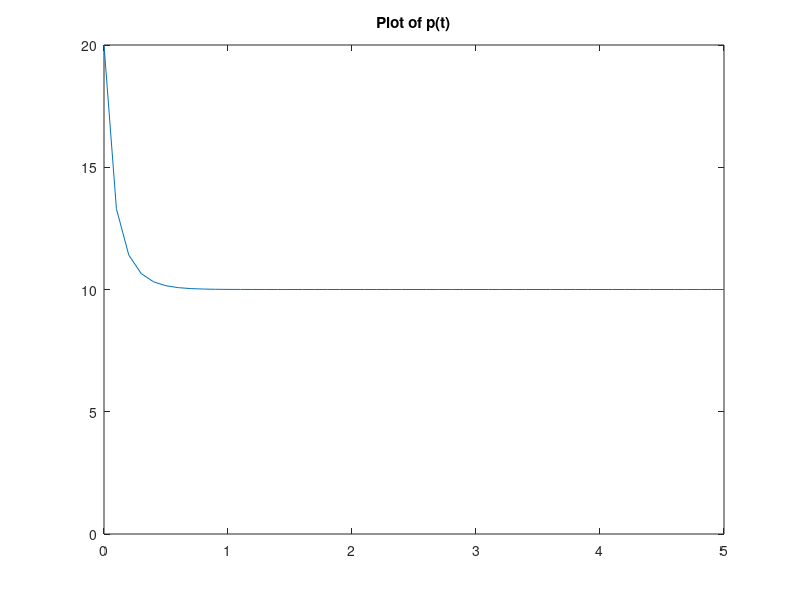

Recreate this plot in MATLAB. (Note: this script raises an error after producing the figure.)
p_t = @(t) 200./(20-10*exp(-7*t));
%% a
t = 0:0.1:5;
figure(1);
plot(t, p_t(t));
axis([0,5,0,20]);
title('Plot of p(t)');
hold on;
%% b
y0 = 20;
tEnd = 5;
figure(2);
for i=0:5
    dt = 0.5^i;
    t = 0:dt:tEnd;
    error = sqrt(dt*0.2)*norm(p_t(t)-Euler(y0,dt,tEnd));
    fprintf('Explicit Euler with dt=%f ,error is %f.\n',dt,error);
    plot(t,Euler(y0,dt,tEnd));    
    hold on;
end
title('Explicit Euler');
axis([0,5,0,20]);
legend('dt=1','dt=1/2','dt=1/4','dt=1/8','dt=1/16','dt=1/32','Location','southeast');

figure(3);
for i=0:5   
    dt = 0.5^i;
    t = 0:dt:tEnd;
    error = sqrt(dt*0.2)*norm(p_t(t)-Heun(y0,dt,tEnd));
    fprintf('Explicit Heun with dt=%f ,error is %f.\n',dt,error);
    plot(t,Heun(y0,dt,tEnd));
    hold on;
end
title('Heun');
axis([0,5,0,20]);
legend('dt=1','dt=1/2','dt=1/4','dt=1/8','dt=1/16','dt=1/32','Location','southeast');
%% c & d
y0 = 20;
tEnd = 5;
figure(4);
for i=0:5
    dt = 0.5^i;
    t = 0:dt:tEnd;
    error = sqrt(dt*0.2)*norm(p_t(t)-ImplicitEuler(y0,dt,tEnd));
    fprintf('Implicit Euler with dt=%f ,error is %f.\n',dt,error);
    plot(t,ImplicitEuler(y0,dt,tEnd));    
    hold on;
end
t = 0:0.1:5;
plot(t, p_t(t));
title('Implicit Euler');
axis([0,5,0,20]);
legend('dt=1','dt=1/2','dt=1/4','dt=1/8','dt=1/16','dt=1/32','given solution','Location','southeast');

figure(5);
for i=0:5   
    dt = 0.5^i;
    t = 0:dt:tEnd;
    error = sqrt(dt*0.2)*norm(p_t(t)-AM2nd(y0,dt,tEnd));
    fprintf('Implicit Adam-Moulton with dt=%f ,error is %f.\n',dt,error);
    plot(t,AM2nd(y0,dt,tEnd));
    hold on;
end
t = 0:0.1:5;
plot(t, p_t(t));
title('2nd order Adams-Moulton');
axis([0,5,0,20]);
legend('dt=1','dt=1/2','dt=1/4','dt=1/8','dt=1/16','dt=1/32','given solution','Location','southeast');
%% e & f
figure(6);
for i=0:5   
    dt = 0.5^i;
    t = 0:dt:tEnd;
    error = sqrt(dt*0.2)*norm(p_t(t)-AM2ndLinear1(y0,dt,tEnd));
    fprintf('Implicit Adam-Moulton with linearization 1 with dt=%f ,error is %f.\n',dt,error);
    plot(t,AM2ndLinear1(y0,dt,tEnd));
    hold on;
end
t = 0:0.1:5;
plot(t, p_t(t));
title('2nd order Adams-Moulton with linearisation 1');
axis([0,5,0,20]);
legend('dt=1','dt=1/2','dt=1/4','dt=1/8','dt=1/16','dt=1/32','given solution','Location','southeast');

figure(7);
for i=0:5   
    dt = 0.5^i;
    t = 0:dt:tEnd;
    error = sqrt(dt*0.2)*norm(p_t(t)-AM2ndLinear2(y0,dt,tEnd));
    fprintf('Implicit Adam-Moulton with linearization 2 with dt=%f ,error is %f.\n',dt,error);
    plot(t,AM2ndLinear2(y0,dt,tEnd));
    hold on;
end
t = 0:0.1:5;
plot(t, p_t(t));
title('2nd order Adams-Moulton with linearisation 2');
axis([0,5,0,20]);
legend('dt=1','dt=1/2','dt=1/4','dt=1/8','dt=1/16','dt=1/32','given solution','Location','southeast');